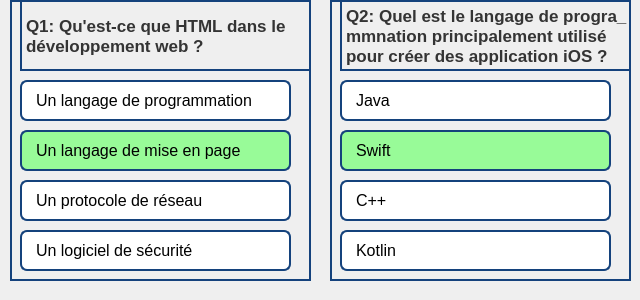
       <widget class="QFrame" name="frame">
        <property name="minimumSize">
         <size>
          <width>0</width>
          <height>300</height>
         </size>
        </property>
        <property name="styleSheet">
         <string notr="true">border: none;</string>
        </property>
        <property name="frameShape">
         <enum>QFrame::StyledPanel</enum>
        </property>
        <property name="frameShadow">
         <enum>QFrame::Raised</enum>
        </property>
        <widget class="QWidget" name="widget_2" native="true">
         <property name="geometry">
          <rect>
           <x>10</x>
           <y>0</y>
           <width>301</width>
           <height>281</height>
          </rect>
         </property>
         <property name="minimumSize">
          <size>
           <width>0</width>
           <height>281</height>
          </size>
         </property>
         <property name="styleSheet">
          <string notr="true">border: 2px solid rgb(20, 66, 124);;
</string>
         </property>
         <widget class="QLabel" name="label_3">
          <property name="geometry">
           <rect>
            <x>10</x>
            <y>80</y>
            <width>271</width>
            <height>41</height>
           </rect>
          </property>
          <property name="styleSheet">
           <string notr="true">background-color: rgba(255, 255, 255, 255);
border-radius: 7px;</string>
          </property>
          <property name="text">
           <string/>
          </property>
         </widget>
         <widget class="QLabel" name="label_4">
          <property name="geometry">
           <rect>
            <x>10</x>
            <y>130</y>
            <width>271</width>
            <height>41</height>
           </rect>
          </property>
          <property name="styleSheet">
           <string notr="true">background-color: rgb(152, 251, 152);
border-radius: 7px;</string>
          </property>
          <property name="text">
           <string/>
          </property>
         </widget>
         <widget class="QLabel" name="label_6">
          <property name="geometry">
           <rect>
            <x>10</x>
            <y>180</y>
            <width>271</width>
            <height>41</height>
           </rect>
          </property>
          <property name="styleSheet">
           <string notr="true">background-color: rgba(255, 255, 255, 255);
border-radius: 7px;</string>
          </property>
          <property name="text">
           <string/>
          </property>
         </widget>
         <widget class="QLabel" name="label_7">
          <property name="geometry">
           <rect>
            <x>10</x>
            <y>230</y>
            <width>271</width>
            <height>41</height>
           </rect>
          </property>
          <property name="styleSheet">
           <string notr="true">background-color: rgba(255, 255, 255, 255);
border-radius: 7px;</string>
          </property>
          <property name="text">
           <string/>
          </property>
         </widget>
         <widget class="QLabel" name="label_12">
          <property name="geometry">
           <rect>
            <x>10</x>
            <y>0</y>
            <width>291</width>
            <height>71</height>
           </rect>
          </property>
          <property name="font">
           <font>
            <pointsize>13</pointsize>
            <weight>75</weight>
            <bold>true</bold>
           </font>
          </property>
          <property name="styleSheet">
           <string notr="true">color: rgba(0, 0, 0, 200);</string>
          </property>
          <property name="text">
           <string>Q1: Qu'est-ce que HTML dans le
développement web ?</string>
          </property>
         </widget>
         <widget class="QLabel" name="label_30">
          <property name="geometry">
           <rect>
            <x>20</x>
            <y>90</y>
            <width>241</width>
            <height>21</height>
           </rect>
          </property>
          <property name="font">
           <font>
            <pointsize>12</pointsize>
           </font>
          </property>
          <property name="styleSheet">
           <string notr="true">border-color: none;</string>
          </property>
          <property name="text">
           <string>Un langage de programmation</string>
          </property>
         </widget>
         <widget class="QLabel" name="label_31">
          <property name="geometry">
           <rect>
            <x>20</x>
            <y>140</y>
            <width>241</width>
            <height>21</height>
           </rect>
          </property>
          <property name="font">
           <font>
            <pointsize>12</pointsize>
           </font>
          </property>
          <property name="styleSheet">
           <string notr="true">border-color: none;</string>
          </property>
          <property name="text">
           <string>Un langage de mise en page</string>
          </property>
         </widget>
         <widget class="QLabel" name="label_32">
          <property name="geometry">
           <rect>
            <x>20</x>
            <y>190</y>
            <width>241</width>
            <height>21</height>
           </rect>
          </property>
          <property name="font">
           <font>
            <pointsize>12</pointsize>
           </font>
          </property>
          <property name="styleSheet">
           <string notr="true">border-color: none;</string>
          </property>
          <property name="text">
           <string>Un protocole de réseau</string>
          </property>
         </widget>
         <widget class="QLabel" name="label_33">
          <property name="geometry">
           <rect>
            <x>20</x>
            <y>240</y>
            <width>241</width>
            <height>21</height>
           </rect>
          </property>
          <property name="font">
           <font>
            <pointsize>12</pointsize>
           </font>
          </property>
          <property name="styleSheet">
           <string notr="true">border-color: none;</string>
          </property>
          <property name="text">
           <string>Un logiciel de sécurité</string>
          </property>
         </widget>
        </widget>
        <widget class="QWidget" name="widget_3" native="true">
         <property name="geometry">
          <rect>
           <x>330</x>
           <y>0</y>
           <width>301</width>
           <height>281</height>
          </rect>
         </property>
         <property name="minimumSize">
          <size>
           <width>0</width>
           <height>281</height>
          </size>
         </property>
         <property name="styleSheet">
          <string notr="true">border: 2px solid rgb(20, 66, 124);;
</string>
         </property>
         <widget class="QLabel" name="label_25">
          <property name="geometry">
           <rect>
            <x>10</x>
            <y>80</y>
            <width>271</width>
            <height>41</height>
           </rect>
          </property>
          <property name="styleSheet">
           <string notr="true">background-color: rgba(255, 255, 255, 255);
border-radius: 7px;</string>
          </property>
          <property name="text">
           <string/>
          </property>
         </widget>
         <widget class="QLabel" name="label_26">
          <property name="geometry">
           <rect>
            <x>10</x>
            <y>130</y>
            <width>271</width>
            <height>41</height>
           </rect>
          </property>
          <property name="styleSheet">
           <string notr="true">background-color: rgb(152, 251, 152);
border-radius: 7px;</string>
          </property>
          <property name="text">
           <string/>
          </property>
         </widget>
         <widget class="QLabel" name="label_27">
          <property name="geometry">
           <rect>
            <x>10</x>
            <y>180</y>
            <width>271</width>
            <height>41</height>
           </rect>
          </property>
          <property name="styleSheet">
           <string notr="true">background-color: rgba(255, 255, 255, 255);
border-radius: 7px;</string>
          </property>
          <property name="text">
           <string/>
          </property>
         </widget>
         <widget class="QLabel" name="label_28">
          <property name="geometry">
           <rect>
            <x>10</x>
            <y>230</y>
            <width>271</width>
            <height>41</height>
           </rect>
          </property>
          <property name="styleSheet">
           <string notr="true">background-color: rgba(255, 255, 255, 255);
border-radius: 7px;</string>
          </property>
          <property name="text">
           <string/>
          </property>
         </widget>
         <widget class="QLabel" name="label_29">
          <property name="geometry">
           <rect>
            <x>10</x>
            <y>0</y>
            <width>401</width>
            <height>71</height>
           </rect>
          </property>
          <property name="font">
           <font>
            <pointsize>13</pointsize>
            <weight>75</weight>
            <bold>true</bold>
           </font>
          </property>
          <property name="styleSheet">
           <string notr="true">color: rgba(0, 0, 0, 200);
</string>
          </property>
          <property name="text">
           <string>Q2: Quel est le langage de progra_
mmnation principalement utilisé
pour créer des application iOS ?</string>
          </property>
         </widget>
         <widget class="QLabel" name="label_34">
          <property name="geometry">
           <rect>
            <x>20</x>
            <y>90</y>
            <width>241</width>
            <height>21</height>
           </rect>
          </property>
          <property name="font">
           <font>
            <pointsize>12</pointsize>
           </font>
          </property>
          <property name="styleSheet">
           <string notr="true">border-color: none;</string>
          </property>
          <property name="text">
           <string>Java</string>
          </property>
         </widget>
         <widget class="QLabel" name="label_35">
          <property name="geometry">
           <rect>
            <x>20</x>
            <y>140</y>
            <width>241</width>
            <height>21</height>
           </rect>
          </property>
          <property name="font">
           <font>
            <pointsize>12</pointsize>
           </font>
          </property>
          <property name="styleSheet">
           <string notr="true">border-color: none;</string>
          </property>
          <property name="text">
           <string>Swift</string>
          </property>
         </widget>
         <widget class="QLabel" name="label_36">
          <property name="geometry">
           <rect>
            <x>20</x>
            <y>190</y>
            <width>241</width>
            <height>21</height>
           </rect>
          </property>
          <property name="font">
           <font>
            <pointsize>12</pointsize>
           </font>
          </property>
          <property name="styleSheet">
           <string notr="true">border-color: none;</string>
          </property>
          <property name="text">
           <string>C++</string>
          </property>
         </widget>
         <widget class="QLabel" name="label_37">
          <property name="geometry">
           <rect>
            <x>20</x>
            <y>240</y>
            <width>241</width>
            <height>21</height>
           </rect>
          </property>
          <property name="font">
           <font>
            <pointsize>12</pointsize>
           </font>
          </property>
          <property name="styleSheet">
           <string notr="true">border-color: none;</string>
          </property>
          <property name="text">
           <string>Kotlin</string>
          </property>
         </widget>
        </widget>
       </widget>
